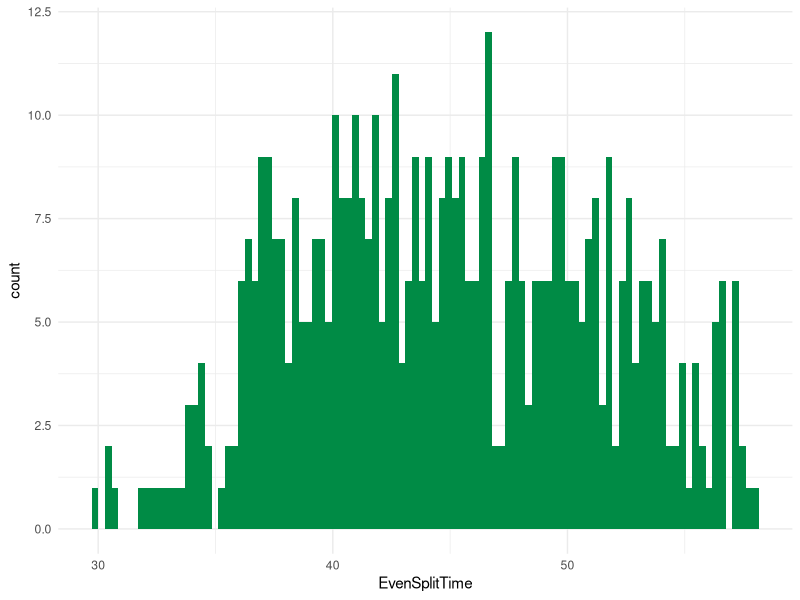
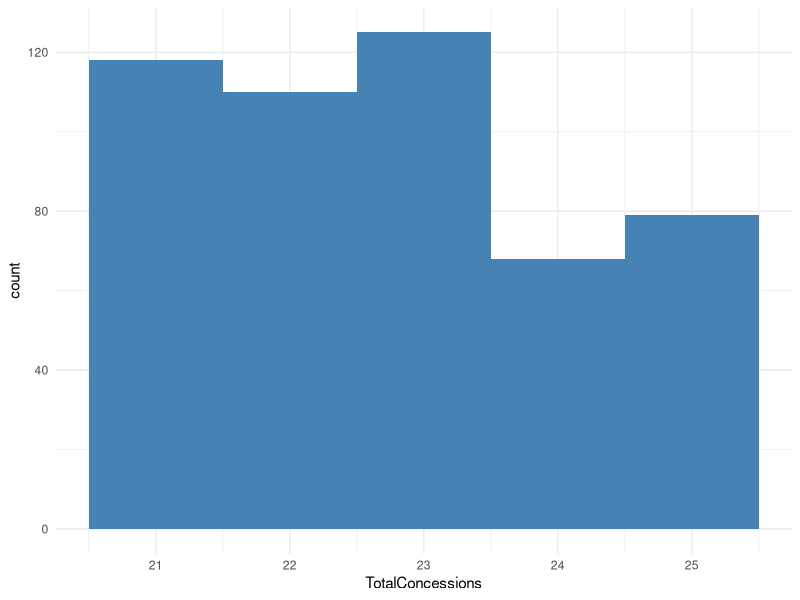

These charts were generated, in order, by the following R code:
## ---- chunk 1

library(tidyverse)
library(jsonlite)
## ---- chunk 2

set.seed(8)

timeout <- 60 # Bargain timeout (bargain window)

n_star <- 23 # Expected number of concessions at timeout

theta <- 0.2 # Ending (terminal) rate of concessions per second of bargaining

# 0.2 = 5 seconds per step

kappa <- 0.075 # Concession rate convergence speed

## ---- chunk 3

# Starting rate of concessions per second of bargaining

Y0 <- theta + (kappa*(n_star - (theta*timeout)))/(1 - exp(-(kappa*timeout)))

Y0
## ---- chunk 4

lambda <- function(time) {
  
  theta + (Y0 - theta) * exp(-(kappa*time))
  
}

LAMBDA <- function(time) {
  
  theta * time + ((Y0 - theta) / kappa) * (1 - exp(-kappa * time))
  
}

# Verify expectations E(N_t) = n_star

LAMBDA(timeout)

LAMBDA(timeout) == n_star
## ---- chunk 5

# Split total time in equally spaced segments

segments <- c()

Nsegments <- 5

for (i in 1:(Nsegments+1)) {
  
  segments[i] <- timeout / Nsegments * (i-1) 
  
}

segments
## ---- chunk 6

frequencies <- c()

densities <- c()

for (i in 1:length(segments[-1])) {
  
  frequencies[i] <- LAMBDA(segments[i+1]) - LAMBDA(segments[i]) 
  
  densities[i] <- frequencies[i] / LAMBDA(segments[length(segments)])

}

frequencies
sum(frequencies)
densities
sum(densities)

densitySD <- sqrt(densities*(1-densities)/n_star) # Binomial SD
densitySD
## ---- chunk 7

# Calibrate absolute frequency deviations per segment (allowed ranges)

scalingSD <- 0.6

cat("Maximum allowed frequencies: ", frequencies + densitySD * n_star * scalingSD, "\n\n")

cat("Expected frequencies: ", frequencies, "\n\n")

cat("Minimum allowed frequencies: ", frequencies - densitySD * n_star * scalingSD, "\n\n")

cat("Feasible upper: ", floor(frequencies + densitySD * n_star * scalingSD), "\n\n")

cat("Feasible lower: ", ceiling(frequencies - densitySD * n_star * scalingSD), "\n\n")

cat("Upper diff: ", floor(frequencies + densitySD * n_star * scalingSD) - frequencies, "\n\n")

cat("Lower diff: ", frequencies - ceiling(frequencies - densitySD * n_star * scalingSD), "\n\n")
## ---- chunk 8

get_empirical <- function(schedule, segments) { 

  emprirical <- c()
  
  for (i in segments) {
    density <- sum(schedule <= i) / length(schedule)
    
    emprirical <- c(emprirical, density)
  }
  
  error <- abs(densities - diff(c(0, emprirical)))
  
  return(list(error=error, density=diff(c(0, emprirical))))
}
## ---- chunk 9

rejectionCount <- 0 # Discarded draws, save for diagnostics

scheduleList <- list()

densityMatrix <- matrix(nrow=0, ncol=Nsegments) # Save for diagnostics

# Get upper bound rate, include rate at time=0 in case rate is decreasing
M <- max(lambda(timeout), lambda(0), theta)

while (length(scheduleList) < 500) {
  
  t <- 0
  
  schedule <- c()
  
  while (t < timeout) {

  interval <- rexp(1, rate=M)
  
  nextTime <- t + interval
  
  if (nextTime > timeout) break
  
  if (runif(1) <= lambda(nextTime)/M) {
    
    schedule <- c(schedule, nextTime)
    
  }
  
  t <- nextTime
  
  }
  
  # Add a random initial delay to avoid jumpy start to the bargain
  
  schedule <- schedule + runif(1, min=1.5, max=3)
  
  # Filter out of range draws (after adding extra initial delay)
  
  schedule <- schedule[schedule < timeout]
  
  # Filter draws that deviate from the theoretical density
  
  empirical <- get_empirical(schedule, segments[-1])
  
  distributionFilter <- sum(empirical$error > scalingSD*densitySD) == 0
  
  # Filter draws that deviate from the expected count (even split equilibrium ensurance)
  
  scheduleLengthFilter <- 20 < length(schedule) & length(schedule) < 26
  
  if (distributionFilter & scheduleLengthFilter) {

    scheduleList[[length(scheduleList) + 1L]] <- schedule
    
    densityMatrix <- rbind(densityMatrix, empirical$density)
    
  } else {
    
    rejectionCount <- rejectionCount + 1
    
  }
  
}
## ---- chunk 10

#saveRDS(scheduleList, "ConcessionScheduleList.rds")
## ---- chunk 11

cat("Number of rejected draws: ", rejectionCount, "\n\n")

cat("Theoretical densities: ", densities, "\n\n")

cat("Empirical (mean) densities: ", colMeans(densityMatrix), "\n\n")

cat("Theoretical SDs: ", densitySD, "\n\n")

cat("Empirical SDs: ", apply(densityMatrix, 2, sd), "\n\n")

cat("Empirical max: ", apply(densityMatrix, 2, max), "\n\n")

cat("Empirical min: ", apply(densityMatrix, 2, min), "\n\n")

cat("Empirical range: ", apply(densityMatrix, 2, max) - apply(densityMatrix, 2, min), "\n\n")



evenSplitTime <- c()

totalConcessions <- c()


for (i in scheduleList) {
  
  evenSplitTime <- c(evenSplitTime, i[20])
  
  totalConcessions <- c(totalConcessions, length(i))
  
}

cat("Even split time, Mean: ", mean(evenSplitTime), " SD: ", sd(evenSplitTime), " Max: ", max(evenSplitTime), " Min: ", min(evenSplitTime), "\n\n")

cat("Total concessions, Mean: ", mean(totalConcessions), " SD: ", sd(totalConcessions), " Max: ", max(totalConcessions), " Min: ", min(totalConcessions))
## ---- chunk 12

df <- data.frame(EvenSplitTime = evenSplitTime, TotalConcessions = totalConcessions)

ggplot(df, aes(x=EvenSplitTime))+
  geom_histogram(bins=100, fill="springgreen4")+
  theme_minimal()

ggplot(df, aes(x=TotalConcessions))+
  geom_histogram(bins=5, fill="steelblue")+
  theme_minimal()
## ---- chunk 13

# Quantize helper (~float32-ish precision in seconds)
#q <- function(x, digits = 4) round(as.numeric(x), digits)

#schedules_json <- lapply(seq_along(scheduleList), function(i) {
#  list(
#    totalConcessions = totalConcessions[i],
#    timeToEquilibrium = evenSplitTime[i],
#    timestamps = q(scheduleList[[i]], 4)  # e.g., 12.3456
#  )
#})

#write_json(
#  schedules_json,
#  path = "ConcessionSchedules.json",
#  auto_unbox = TRUE,
#  pretty = FALSE
#)
